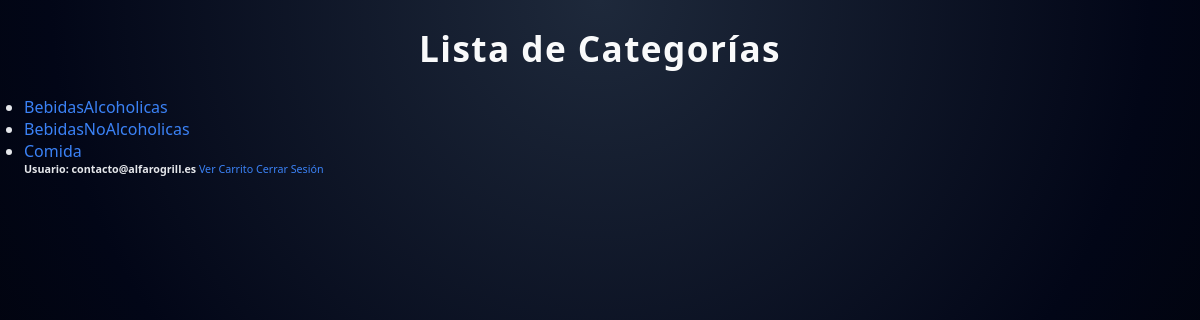
Screenshot of /principal.php (signed in) with the database file from the repository.
### tables this page shows
CREATE TABLE `categorias` (
    `CodCat` varchar(200) NOT NULL,
    `Nombre` varchar(100) DEFAULT NULL,
    `Descripcion` varchar(200) DEFAULT NULL
);

### tools/Config.php (called while the page is built, shortened)
<?php
class Config
{
    private static $instancia = null;
    private $data = [];
    private function __construct()
    {
        $this->data = parse_ini_file(__DIR__ . '/../config/config.ini', true);
    }
    public static function getInstance()
    {
        if (self::$instancia === null) {
            self::$instancia = new Config();
        }
        return self::$instancia;
    }
    public function get($section, $key)
    {
        return $this->data[$section][$key];
    }
}

### tools/Conexion.php (called while the page is built, shortened)
<?php
class Conexion
{
    private static $conexion;
    private static $config;
    private static $driver;
    private static $host;
    private static $port;
    private static $db;
    private static $user;
    private static $pass;
    private static $charset;
    public static function getConexion()
    {
        if (self::$conexion === null) {
            try {
                self::$config = Config::getInstance();
                self::$driver = self::$config->get('database', 'driver');
                self::$host   = self::$config->get('database', 'host');
                self::$db = self::$config->get('database', 'dbname');
                self::$port   = self::$config->get('database', 'port');
                self::$user   = self::$config->get('database', 'user');
                self::$pass   = self::$config->get('database', 'pass');
                self::$charset   = self::$config->get('database', 'charset');
                $dsn = self::$driver.':host='.self::$host.
                       ';port='.self::$port.
                       ';dbname='.self::$db.
                       ';charset='.self::$charset;
                self::$conexion = new PDO($dsn, self::$user, self::$pass, [
                    PDO::ATTR_ERRMODE => PDO::ERRMODE_EXCEPTION,
                    PDO::ATTR_DEFAULT_FETCH_MODE => PDO::FETCH_ASSOC,
                ]);
            } catch (PDOException $e) {
                throw new PDOException('Error de conexión a la BD: '.$e->getMessage());
            }
        }
        return self::$conexion;
    }
}

### src/GestorCategorias.php (called while the page is built, shortened)
<?php
class GestorCategorias
{
    private static ?PDO $pdo = null;
    private static function pdo(): PDO
    {
        if (self::$pdo === null) {
            self::$pdo = Conexion::getConexion();
        }
        return self::$pdo;
    }
    public static function getCategorias(): array
    {
        $sql = "SELECT CodCat, Nombre, Descripcion FROM categorias ORDER BY Nombre";
        return self::pdo()->query($sql)->fetchAll();
    }
}

### public/principal.php (the view, shortened to what this page needs)
<?php
$categorias = GestorCategorias::getCategorias();
?>
<!doctype html>
<html lang="es">
<head>
    <link rel="stylesheet" href="style.css">
</head>
<body>
<header>
    <h1>Lista de Categorías</h1>
</header>
<main>
    <ul>
        <?php foreach ($categorias as $c): ?>
            <?php
            $id = $c['CodCat'] ?? $c['id'] ?? '';
            $nombre = $c['Nombre'] ?? $c['nombre'] ?? '';
            ?>
            <li>
                <a href="tabla_lectura.php?cat=<?= urlencode($id) ?>">
                    <?= htmlspecialchars($nombre) ?>
                </a>
            </li>
        <?php endforeach; ?>
    </ul>
</main>
<footer>
    <h6>
        Usuario: <?= htmlspecialchars($_SESSION['correo']) ?>
        <a href="carrito.php">Ver Carrito</a>
        <a href="logout.php">Cerrar Sesión</a>
    </h6>
</footer>
</body>
</html>

### public/style.css (style rules this page uses)
* { margin: 0; padding: 0; box-sizing: border-box; }
:root { --bg-main: #0f172a; --bg-card: #111827; --bg-card-soft: #020617; --accent: #3b82f6; --accent-soft: #1d4ed8; --accent-danger: #ef4444; --accent-danger-soft: #b91c1c; --border-subtle: #1f2937; --text-main: #e5e7eb; --text-soft: #9ca3af; --radius-lg: 12px; --shadow-soft: 0 18px 45px rgba(0, 0, 0, 0.6); --transition-fast: 0.18s ease-in-out; }
body { font-family: system-ui, -apple-system, BlinkMacSystemFont, "Segoe UI", sans-serif; background: radial-gradient(circle at top, #1e293b 0, #020617 55%, #000 100%); color: var(--text-main); min-height: 100vh; padding: 24px; }
h1 { text-align: center; margin-bottom: 24px; font-size: 2.2rem; letter-spacing: 0.04em; color: #f9fafb; }
a { color: var(--accent); text-decoration: none; font-weight: 500; }

### rows the page displays
categorias: Nombre "BebidasAlcoholicas"
categorias: Nombre "BebidasNoAlcoholicas"
categorias: Nombre "Comida"

### other values shown
$_SESSION['correo'] "contacto@alfarogrill.es"
